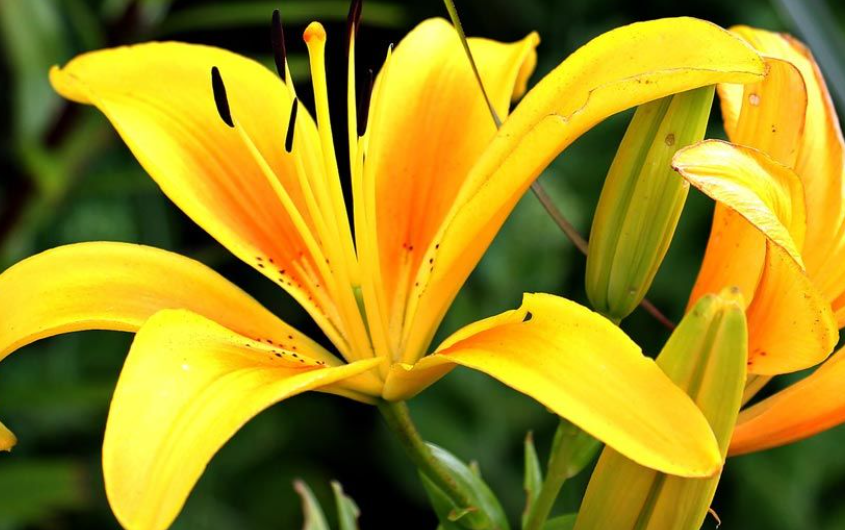
#> input picture flower.png, 845 x 530 px
$ jupyter execute main.ipynb
#> lines starting #> are read from the running program, lines starting #| are printed output that depends on the picture; after the words box and inside, x2 and y2 are one past the last pixel; in counts of white or black regions, pixels touching at a corner belong together
# Eman Khaled

# Color Identifcation in Images

[cell 1]
import cv2
import numpy as np
import matplotlib
import matplotlib.pyplot as plt

[cell 2]
img = cv2.imread("flower.png")
#> img is the input picture: shape (530, 845, 3); mean B, G, R 26.4, 139.7, 155.6
#main colors that can be in an image with different shades and are detected:
#white yellow orange red green violet blue gray brown black
#print(img.shape)
#a list used to store number of pixels of each colour in the image
color_pix=[]
#a list that store the hexa values of the colors present in an image which will be used in plotting the pie chart
hex_colors=[]

## convert to hsv
hsv = cv2.cvtColor(img, cv2.COLOR_BGR2HSV)
#> hsv: shape (530, 845, 3); mean H, S, V 34, 208.1, 163.3

major_colors_dict={"white": "#F3F3F3", "yellow": "#FFFA45", "orange": "#FFD340", "red": "#AA110F" , "green": "#3C9D4B",
              "violet": "#A87CA0", "blue": "#286DE5","gray":"#808080","brown": "#67491C","black": "#000000"}

#lower bounds of major colors
lower_white=np.array([0, 0, 168])
lower_yellow=np.array([25,150,50])
lower_orange=np.array([15, 150, 0])
lower_red=np.array([161, 155, 84])
lower_green=np.array([36, 50, 70])
lower_violet=np.array([145, 50, 0])
lower_blue=np.array([90, 50, 70])
lower_gray=np.array([0, 0, 40])
lower_brown=np.array([10, 100, 20])
lower_black=np.array([0, 0, 0])

#upper bounds of major colors
upper_white= np.array([172, 111, 255])
upper_yellow= np.array([30, 255, 255])
upper_orange= np.array([25, 255, 255])
upper_red= np.array([180, 255,255])
upper_green= np.array([89, 255,255])
upper_violet= np.array([155, 255,255])
upper_blue= np.array([128, 255,255])
upper_gray= np.array([180, 18,230])
upper_brown= np.array([20, 255,200])
upper_black= np.array([180,255,30])

lower_bound=[lower_white, lower_yellow, lower_orange, lower_red, lower_green, lower_violet, lower_blue, lower_gray, lower_brown,
            lower_black]

upper_bound= [upper_white, upper_yellow, upper_orange, upper_red, upper_green, upper_violet, upper_blue, upper_gray, upper_brown,
            upper_black]

for i,key in enumerate(major_colors_dict.keys()):    #i is the iterator index
    #A mask is used for each colour using lower and upper boundary of hsv for each color
    mask=cv2.inRange(hsv,lower_bound[i], upper_bound[i])
    #check if the image has this color by counting number of white pixels in the mask as if the resulted mask image is totally
    #black therefore, the original image does not have this range of color
    #otherwise the pixels having this color in the original image will turn to white in the mask image
    white_pix= np.sum(mask == 255)
    if(white_pix!= 0):
        color_pix.append(white_pix)
        hex_colors.append(major_colors_dict[key])
#> this loop made 10 passes
#> white_pix on passes 1 to 10: 4417, 143645, 126099, 0, 51447, 468, 804, 24, 5836, 51803
#> pass 1, `mask=cv2.inRange(hsv,lower_bound[i], upper_bound[i])`:
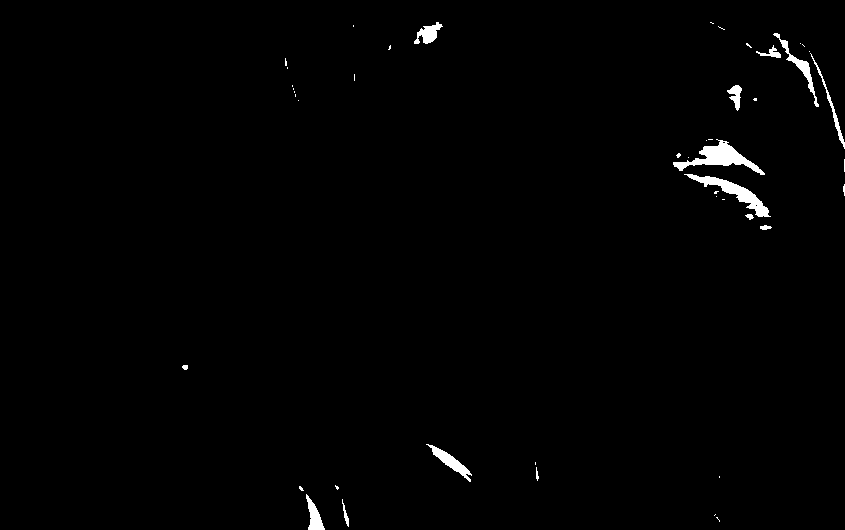
#> mask: shape (530, 845); 0.99% white; 46 white regions (32 under 20 px), largest, box (x1, y1, x2, y2) and area: (673, 139, 765, 175) 1063, (684, 174, 771, 217) 877, (426, 444, 472, 482) 439
#> pass 2, `mask=cv2.inRange(hsv,lower_bound[i], upper_bound[i])`:
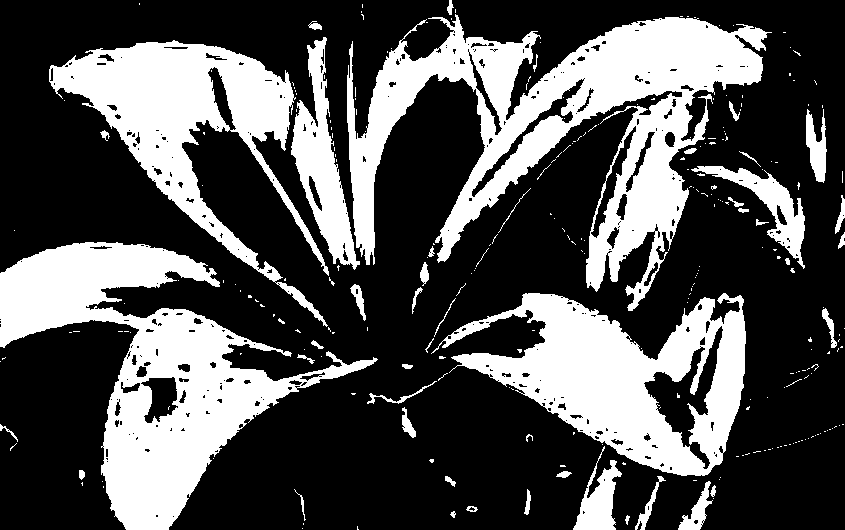
#> mask: shape (530, 845); 32.1% white; 279 white regions (230 under 20 px), largest, box (x1, y1, x2, y2) and area: (347, 14, 772, 311) 43024, (0, 242, 378, 530) 35567, (431, 293, 746, 476) 26303
#> pass 3, `mask=cv2.inRange(hsv,lower_bound[i], upper_bound[i])`:
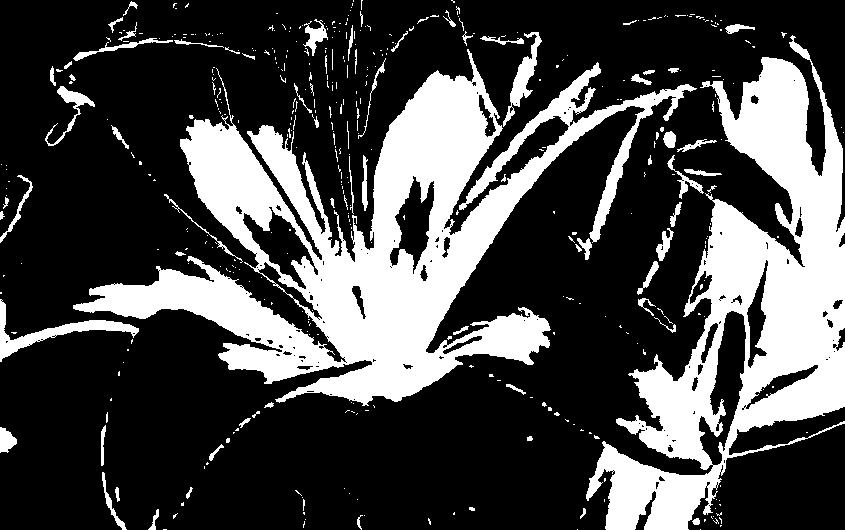
#> mask: shape (530, 845); 28.2% white; 433 white regions (355 under 20 px), largest, box (x1, y1, x2, y2) and area: (73, 49, 697, 406) 67411, (586, 35, 845, 530) 47514, (0, 299, 139, 362) 1679
#> after the loop, color_pix = [4417, 143645, 126099, 51447, 468, 804, 24, 5836, 51803]; hex_colors = ['#F3F3F3', '#FFFA45', '#FFD340', '#3C9D4B', '#A87CA0', '#286DE5', '#808080', '#67491C', '#000000']

#print(color_pix)
#print(hex_colors)

# using dictionary comprehension
# to convert Two lists to dictionary

output_dict = {color_pix[i]: hex_colors[i] for i in range(len(color_pix))}
#> output_dict = 9 items
#print(output_dict)

#Removing from the dictionary: items with low number of pixels to display only the major colors that can be visible in an image
keys_list=[]
for key in output_dict:
    keys_list.append(key)
#> this loop made 9 passes
#> after the loop, keys_list has the same summary as color_pix

for element in keys_list:
    if element<=(0.2/100)*img.shape[0]*img.shape[1]:
        output_dict.pop(element)
#> this loop made 9 passes
#> after the loop, output_dict = {4417: '#F3F3F3', 143645: '#FFFA45', 126099: '#FFD340', 51447: '#3C9D4B', 5836: '#67491C', 51803: '#000000'}
#print(output_dict)

color_pix=[]
color_pix=[key for key in output_dict.keys()]
#> color_pix = [4417, 143645, 126099, 51447, 5836, 51803]
#print(color_pix)

hex_colors=[]
hex_colors=[value for value in output_dict.values()]
#> hex_colors = ['#F3F3F3', '#FFFA45', '#FFD340', '#3C9D4B', '#67491C', '#000000']
#print(hex_colors)


#plotting the colours in a pie chart
fig = plt.figure(figsize =(10, 7))
plt.pie(color_pix,labels=hex_colors,colors=hex_colors)

#mask=cv2.inRange(hsv, (0, 0, 168), (172,111,255))


cv2.imshow("original image",img)
cv2.waitKey(0)
cv2.destroyAllWindows()
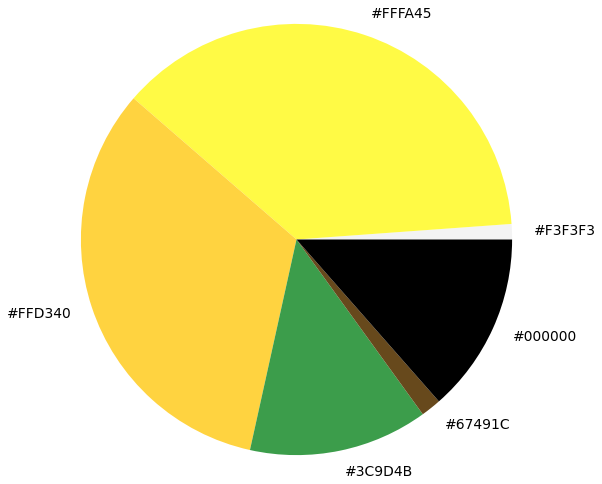
#> figure drawn by matplotlib, 1 panel

$ run again, with mountain.png copied over flower.png
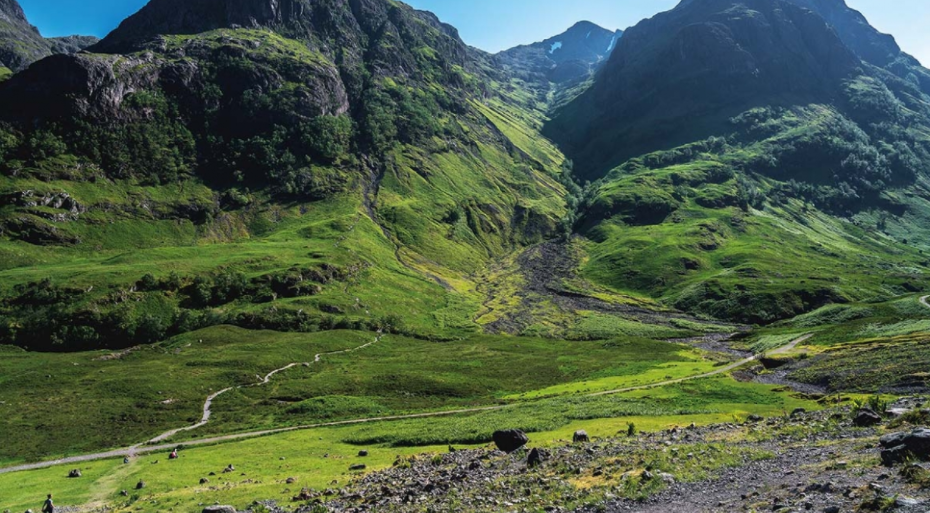
#> input picture mountain.png, 930 x 513 px
#> img is the input picture: shape (513, 930, 3); mean B, G, R 69.6, 92, 74.8
#> hsv: shape (513, 930, 3); mean H, S, V 64.5, 106.9, 97.9
#> the loop `for i,key in enumerate(major_colors_dict.keys()):` made 10 passes
#> white_pix on passes 1 to 8: 17594, 536, 149, 0, 180531, 57, 75467, 15484
#> pass 1, `mask=cv2.inRange(hsv,lower_bound[i], upper_bound[i])`:
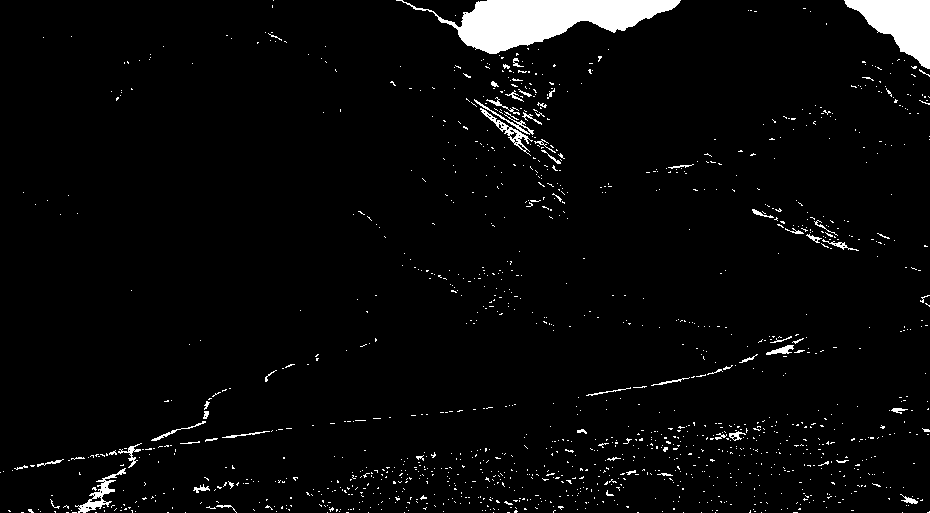
#> mask: shape (513, 930); 3.7% white; 1359 white regions (1297 under 20 px), largest, box (x1, y1, x2, y2) and area: (396, 0, 681, 54) 7204, (844, 0, 930, 69) 3136, (75, 468, 126, 513) 510
#> after the loop `for i,key in enumerate(major_colors_dict.keys()):`: color_pix = [17594, 536, 149, 180531, 57, 75467, 15484, 153, 36372]; hex_colors = ['#F3F3F3', '#FFFA45', '#FFD340', '#3C9D4B', '#A87CA0', '#286DE5', '#808080', '#67491C', '#000000']
#> `output_dict = {color_pix[i]: hex_colors[i] for i in range(len(color_pi..`: output_dict = 9 items
#> the loop `for key in output_dict:` made 9 passes
#> after the loop `for key in output_dict:`: keys_list has the same summary as color_pix
#> the loop `for element in keys_list:` made 9 passes
#> after the loop `for element in keys_list:`: output_dict = {17594: '#F3F3F3', 180531: '#3C9D4B', 75467: '#286DE5', 15484: '#808080', 36372: '#000000'}
#> `color_pix=[key for key in output_dict.keys()]`: color_pix = [17594, 180531, 75467, 15484, 36372]
#> `hex_colors=[value for value in output_dict.values()]`: hex_colors = ['#F3F3F3', '#3C9D4B', '#286DE5', '#808080', '#000000']
#> `[cell 2] img = cv2.imread("flower.png") #main colors that can be in an..`:
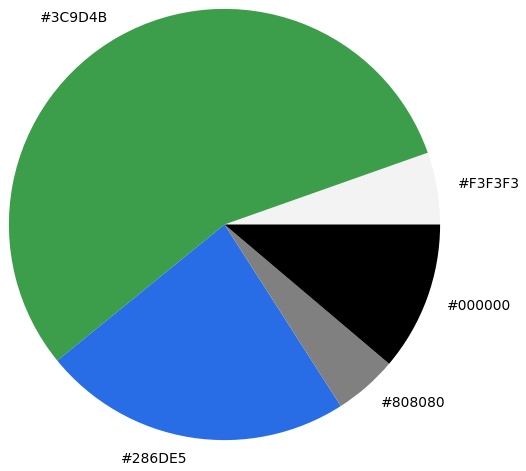
#> figure drawn by matplotlib, 1 panel
